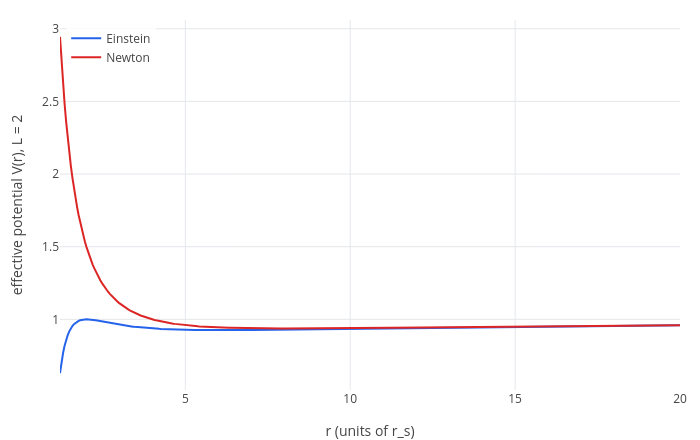

Notebook code for this chart:
### Markdown cell above
A circular orbit sits at a minimum of $V$. For large $L$ (the top curves) there is a minimum, and a maximum closer in.
As $L$ decreases they merge, at $L^2 = 3r_s^2$, at radius $r = 3r_s$: the **innermost stable circular orbit** (ISCO) [7].
Closer in, nothing can orbit stably; matter spirals into the black hole. The inner edge of the glowing accretion disc
around a black hole sits at the ISCO. In Newton's theory, by contrast, the barrier $L^2/r^2$ always wins at small $r$:

### Code cell
labels(legend(show(plot((1-r_s/r)*(1+2^2/r^2), r, 1.2, 20), plot(1 - r_s/r + 2^2/r^2, r, 1.2, 20)), "Einstein", "Newton"), "r (units of r_s)", "effective potential V(r), L = 2")

### Figure 1 — Plotly figure (JSON) as saved in the notebook; plotly's stock layout.template omitted (floating-point values rounded to 4 significant figures; data arrays with more than 128 entries replaced by an {"elided": "..."} marker saying what was removed)
{"data": [{"line": {"color": "#2563eb", "width": 2}, "mode": "lines", "name": "Einstein", "type": "scatter", "x": {"elided": "402 float values"}, "y": {"elided": "402 float values"}}, {"line": {"color": "#dc2626", "width": 2}, "mode": "lines", "name": "Newton", "type": "scatter", "x": {"elided": "402 float values"}, "y": {"elided": "402 float values"}}], "layout": {"height": 440, "legend": {"bgcolor": "rgba(255,255,255,0.8)", "x": 0.01, "xanchor": "left", "y": 0.99, "yanchor": "top"}, "margin": {"b": 50, "l": 60, "r": 20, "t": 20}, "showlegend": true, "title": {"text": ""}, "width": 700, "xaxis": {"title": {"text": "r (units of r_s)"}, "zeroline": true}, "yaxis": {"range": [0.5139, 3.06], "title": {"text": "effective potential V(r), L = 2"}, "zeroline": true}}}
